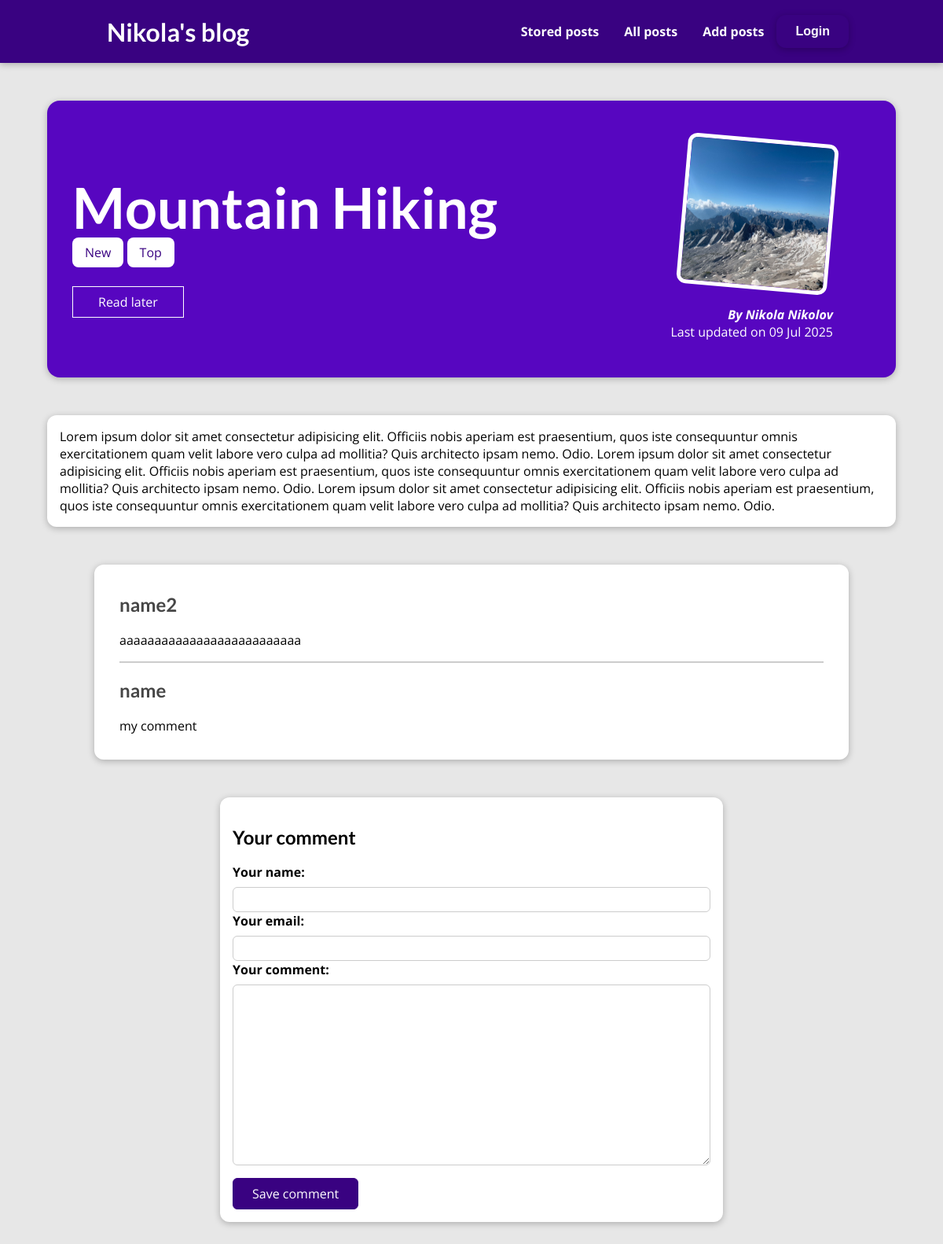
The page /posts/hike-in-the-mountains on the database its author committed.
### blog/models.py (models this page shows, shortened)
class Post(models.Model):
    title = models.CharField(max_length=150)
    excerpt = models.CharField(max_length=200)
    image = models.ImageField(upload_to="posts", null=True)
    date = models.DateField(auto_now=True)
    slug = models.SlugField(unique=True, db_index=True)
    content = models.TextField(validators=[validators.MinLengthValidator(10)])
    author = models.ForeignKey(Author,on_delete=models.SET_NULL, related_name="posts",null=True)
    tags = models.ManyToManyField(Tag)

class Tag(models.Model):
    caption = models.CharField(max_length=20)

class Author(models.Model):
    bio = models.TextField(null=True)
    user = models.OneToOneField(User,on_delete=models.CASCADE,null=True,default=None)
    def __str__(self):
        if self.user:
            return f"{self.user.first_name} {self.user.last_name}"

class Comment(models.Model):
    user_name = models.CharField(max_length=120)
    user_email = models.EmailField()
    text = models.TextField(max_length=300)
    post = models.ForeignKey(Post, on_delete=models.CASCADE,related_name="comments")

### blog/views.py (the view, shortened to what this page needs)
class SinglePostView(View):
    def is_stored_post(self,request:HttpRequest,post_id:int) -> bool:
        stored_posts = request.session.get("stored_posts")
        if stored_posts is not None:
            is_saved_for_later = post_id in stored_posts
        else:
            is_saved_for_later = False
        return is_saved_for_later
    def get(self,request:HttpRequest, slug:str) -> HttpResponse:
        identified_post = Post.objects.filter(slug=slug)[0]
        comment_form = CommentForm()
        return render(request, "blog/post-detail.html",{
            "post":identified_post,
            "post_tags":identified_post.tags.all(),
            "comment_form":comment_form,
            "comments": identified_post.comments.all().order_by("-id"),
            "is_saved_for_later": self.is_stored_post(request,identified_post.id)
        })

### blog/forms.py
class CommentForm(forms.ModelForm):
    class Meta:
        model = Comment
        exclude = ["post"]
        labels = {
            "user_name":"Your name",
            "user_email":"Your email",
            "text":"Your comment"
        }

### blog/templates/blog/post-detail.html (shortened to what this page needs)
{% extends "base.html"%}
{% load static %}
{%block css_files%}
    <link rel="stylesheet" href="{%static 'blog/all-posts.css'%}">
    <link rel="stylesheet" href="{%static 'blog/post-detail.css'%}">
{%endblock%}
{%block content%}
    <section id="summary">
        <h2>
            {{ post.title}}
        </h2>
        <div>
            {%for tag in post_tags %}
                <span class="tag">{{tag.caption}}</span>
            {%endfor%}
        </div>
        <div id="read-later">
            <form action="{% url 'read-later' %}" method="POST">
                <button>
                    {% if is_saved_for_later %}
                        Remove from read later
                    {%else%}
                        Read later
                    {% endif %}
                </button>
            </form>
        </div>
        <article>
            <img src="{{  post.image.url  }}" alt="{{ post.title }}">
            <address> <a href="mailto:{{post.email}}"> By {{post.author}} </a></address>
            <div>
                Last updated on {{post.date|date:"d M Y"}}
            </div>
        </article>
    </section>
    <main>
        {{post.content}}
    </main>
    <section id="comments">
        <ul>
            {% for comment in comments %}
                <li>
                    <h2>{{comment.user_name}}</h2>
                    <p>{{comment.text | linebreaks}}</p>
                </li>
            {%endfor%}
        </ul>
    </section>
    <section id="comment-form">
        <h2>Your comment</h2>
        <form action="{% url 'post-detail-page' post.slug %}" method="POST">
            <div class="form-control {% if field.errors  %} invalid {% endif %}">
                {% for field in comment_form %}
                    {{field.label_tag}}
                    {{field}}
                {% endfor %}
            </div>
            <button> Save comment </button>
        </form>
    </section>
{%endblock%}

### blog/static/blog/all-posts.css (style rules this page uses)
body { background-color: #e7e7e7; }
ul { list-style: none; margin: 0; padding: 0; display: grid; grid-template-columns: repeat(auto-fill, minmax(17rem, 1fr)); gap: 1.5rem; }

### blog/static/blog/post-detail.css (style rules this page uses)
body { background-color: #e7e7e7; }
#summary { margin: 8rem auto 3rem auto; padding: 2rem; width: 90%; max-width: 90rem; border-radius: 16px; background-color: #5706c0; position: relative; box-shadow: 0 2px 8px rgba(0, 0, 0, 0.25); height: 22rem; }
#summary h2 { color: white; font-size: 4.5rem; margin-bottom: 0.25rem; }
#summary article { position: absolute; top: 2rem; right: 3rem; padding: 1rem 2rem; border-radius: 12px; text-align: right; color: white; }
#summary article img { width: 12rem; height: 12rem; border-radius: 12px; transform: rotateZ(5deg); border: 5px solid white; margin-bottom: 1rem; }
#summary address { font-weight: bold; }
#summary a { color: white; text-decoration: none; }
#read-later { margin: 2rem 0; }
#read-later button { background-color: transparent; border: 1px solid white; padding: 0.5rem 2rem; font: inherit; color: white; cursor: pointer; }
main { width: 90%; max-width: 90rem; margin: 3rem auto; background-color: white; padding: 1rem; border-radius: 12px; box-shadow: 0 2px 8px rgba(0, 0, 0, 0.25); }
.tag { background-color: white; color: #390281; padding: 0.5rem 1rem; border-radius: 8px; }
#comment-form { margin: 3rem auto; width: 90%; max-width: 40rem; border-radius: 12px; background-color: white; box-shadow: 0 2px 8px rgba(0, 0, 0, 0.25); padding: 1rem; }
#comment-form button { font: inherit; background-color: #390281; color: white; border: 1px solid #390281; padding: 0.5rem 1.5rem; border-radius: 6px; cursor: pointer; }
.form-control { margin-bottom: 1rem; }
.form-control label { font-weight: bold; margin-bottom: 0.5rem; display: block; }
.form-control input, .form-control textarea { display: block; width: 100%; font: inherit; padding: 0.25rem; border-radius: 6px; border: 1px solid #ccc; }
#comments { margin: 3rem auto; width: 90%; max-width: 60rem; border-radius: 12px; background-color: white; box-shadow: 0 2px 8px rgba(0, 0, 0, 0.25); padding: 1rem 2rem; }
#comments ul { display: block; list-style: none; margin: 0; padding: 0; }
#comments li { display: block; margin-bottom: 1rem; border-bottom: 2px solid #ccc; }
#comments li:last-of-type { border-bottom: none; }
#comments h2 { color: #464646; }

### static/app.css (style rules this page uses)
* { box-sizing: border-box; }
html { font-family: 'Open Sans', 'Lato', sans-serif; }
body { margin: 0; }
h1, h2, h3 { font-family: 'Lato', sans-serif; font-weight: bold; }

### rows shown on the page
Post: title "Mountain Hiking", image (picture), author "Nikola Nikolov", date "09 Jul 2025", content "Lorem ipsum dolor sit amet consectetur adipisicing elit. Officiis nobis aperiam est praesentium, quos iste consequuntur omnis exercitationem quam velit labore vero culpa ad mollitia? Quis architecto ipsam nemo. Odio. Lorem ipsum dolor sit amet consectetur adipisicing elit. Officiis nobis aperiam est praesentium, quos iste consequuntur omnis exercitationem quam velit labore vero culpa ad mollitia? Quis architecto ipsam nemo. Odio. Lorem ipsum dolor sit amet consectetur adipisicing elit. Officiis nobis aperiam est praesentium, quos iste consequuntur omnis exercitationem quam velit labore vero culpa ad mollitia? Quis architecto ipsam nemo. Odio."
Tag: caption "New"
Tag: caption "Top"
Comment: user_name "name2", text "aaaaaaaaaaaaaaaaaaaaaaaaaa"
Comment: user_name "name", text "my comment"

### other values the page prints
{{ field.label_tag }} "Your name:" "Your email:" "Your comment:"
